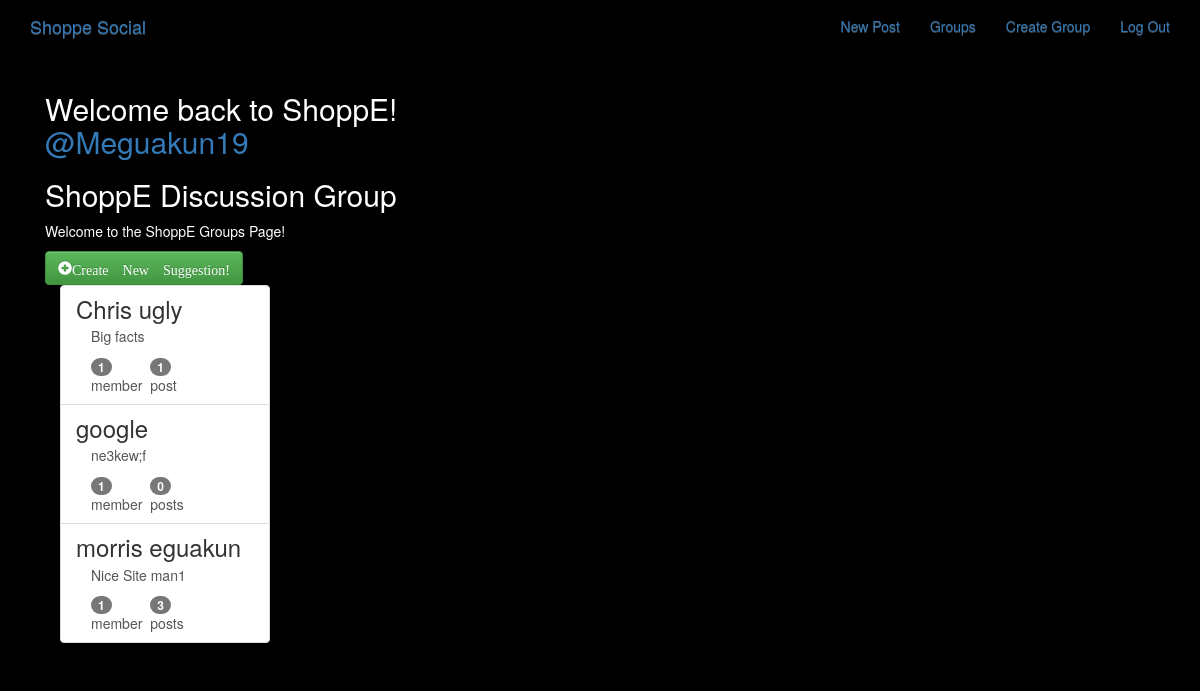
The page /groups/ (signed in) on the database its author committed.
### groups/models.py (models this page shows, shortened)
class Group(models.Model):
    name = models.CharField(max_length=255, unique=True)
    slug = models.SlugField(allow_unicode=True, unique=True)
    description = models.TextField(blank=True, default='')
    description_html = models.TextField(editable=False, default='', blank=True)
    members = models.ManyToManyField(User, through='GroupMember')
    class Meta:
        ordering = ['name']

### groups/views.py (the view)
class ListGroups(generic.ListView):
    model = Group

### groups/templates/groups/group_list.html
{%extends "groups/group_base.html"%}
{%block pregroup%}
<div class="col-md-4">
    <div class="content">
        {%if user.is_authenticated%}
        <h2>Welcome back to ShoppE!
            <a href="{% url 'posts:for_user' username=user.username%}">
                @{{user.username}}
            </a>
        </h2>
        {%endif%}
        <h2>ShoppE Discussion Group</h2>
        <p>Welcome to the ShoppE Groups Page!</p>
    </div>
    {%if user.is_authenticated%}
    <a href="{%url 'groups:create' %}" class="btn btn-md btn-fill btn-success">
        <span class="glyphicon glyphicon-plus-sign">Create New Suggestion!</span>
    </a>
    {%endif%}
{%endblock%}
    {%block group_content%}
    <div class="col-md-8">
        <div class="list-group">
            {%for group in object_list%}
            <a class ='list-group-item' href="{% url 'groups:single' slug=group.slug%}">
            <h3 class='title list-group-item-heading'>{{group.name}}</h3>
            <div class="list-group-item-text container-fluid">
                {{group.description_html|safe}}
                <div class="row">
                    <div class="col-md-4">
                        <span class="badge">{{group.members.count}}</span>
                        member{{group.members.count|pluralize}}
                    </div>
                    <div class="col-md-4">
                        <span class="badge">{{group.posts.count}}</span>
                        post{{group.posts.count|pluralize}}
                    </div>
                </div>
            </div>
        </a>
            {%endfor%}
        </div>
    </div>
    </div>
{%endblock%}

### static/simplesocial/css/master.css (style rules this page uses)
body { margin: 0; overflow: hidden; background-color: black; color:white; }

### rows shown on the page
Group: name "Chris ugly", description_html "Big facts", members.count "1", posts.count "1"
Group: name "google", description_html "ne3kew;f", members.count "1", posts.count "0"
Group: name "morris eguakun", description_html "Nice Site man1", members.count "1", posts.count "3"

### other values the page prints
{{ user.username }} "Meguakun19"
